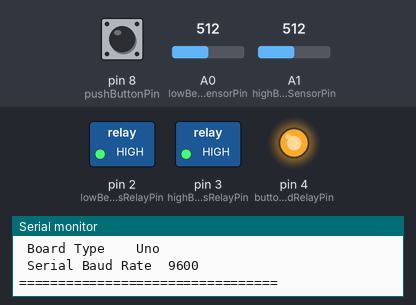
Recording of a sketch running on a simulated Arduino Uno, built with avr-gcc and run on an emulated ATmega328P. Parts: switched loads named in the sketch (green lamp = pin HIGH), output pins drawn as LEDs (lit = HIGH), the last lines printed to the serial monitor. Inputs (shaded band) come from the test bench; at power-on: pin 8 (pushButtonPin) HIGH, A1 (highBeamsSensorPin) = 512, A0 (lowBeamsSensorPin) = 512.

Above: at 1.3 s.
1.4 s: pin 8 (pushButtonPin) pulled LOW for 1 s
At 3.3 s:
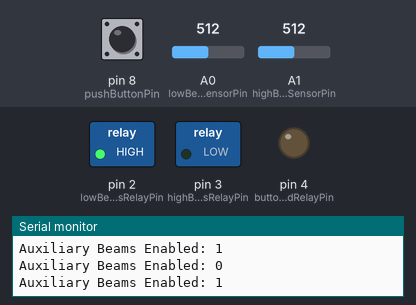
3.9 s: A1 (highBeamsSensorPin) set to 458
5.4 s: A1 (highBeamsSensorPin) set to 432
At 5.7 s:
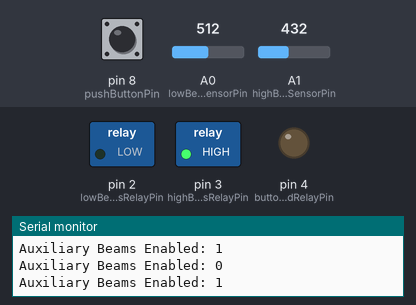
6.9 s: A0 (lowBeamsSensorPin) set to 460
8.4 s: A0 (lowBeamsSensorPin) set to 443
At 9.1 s:
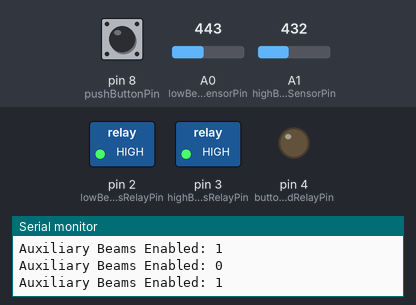
Timing chart, 0 to 11.4 s (numbered marks = the images above; inputs shaded):
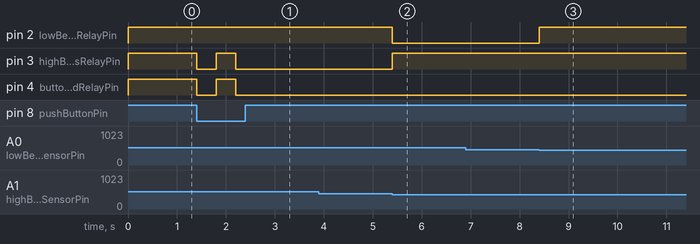

The sketch:

chero.ino
```cpp
#include "header.h"
#include "utilities.h"
#include "printFunctions.h"
#include "measureVoltage.h"
#include "readSerial.h"
#include "parseCommand.h"

void setup() {
  Serial.begin(BAUD_RATE);

  pinMode(lowBeamsRelayPin, OUTPUT);
  digitalWrite(lowBeamsRelayPin, HIGH);
  pinMode(highBeamsRelayPin, OUTPUT);
  digitalWrite(highBeamsRelayPin, HIGH);
  pinMode(buttonLedRelayPin, OUTPUT);
  digitalWrite(buttonLedRelayPin, HIGH);

  pinMode(pushButtonPin, INPUT_PULLUP);

  systemInfo();
}

void loop() {
  if(digitalRead(pushButtonPin) == LOW && millis() - pushButtonTimestamp > pushButtonDelay) {
    pushButtonTimestamp = millis();
    auxiliaryBeamsEnabled = !auxiliaryBeamsEnabled;
    Serial.println("Auxiliary Beams Enabled: " + String(auxiliaryBeamsEnabled));
  }

  if(auxiliaryBeamsEnabled) {
    lowBeamsSensorValue = measureVoltage(lowBeamsSensorPin);
    highBeamsSensorValue = measureVoltage(highBeamsSensorPin);

    digitalWrite(buttonLedRelayPin, LOW);

    if(highBeamsSensorValue >= auxiliaryBeamsVoltageThreshold) {
      digitalWrite(lowBeamsRelayPin, HIGH);
      digitalWrite(highBeamsRelayPin, LOW);
    }
    else if(lowBeamsSensorValue >= auxiliaryBeamsVoltageThreshold) {
      digitalWrite(lowBeamsRelayPin, LOW);
      digitalWrite(highBeamsRelayPin, HIGH);
    }
    else {
      digitalWrite(lowBeamsRelayPin, HIGH);
      digitalWrite(highBeamsRelayPin, HIGH);
    }
  }
  else {
    digitalWrite(lowBeamsRelayPin, HIGH);
    digitalWrite(highBeamsRelayPin, HIGH);
    digitalWrite(buttonLedRelayPin, HIGH);
  }

  char *buf = readSerial();
  if (buf != NULL) parseCommand(buf);
}
```

boardTypes.h
```cpp
// ----------- BOARD TYPES ----------- //

#if   defined(ARDUINO_AVR_ADK)
    #define BOARD "Mega Adk"
#elif defined(ARDUINO_AVR_BT)    // Bluetooth
    #define BOARD "Bt"
#elif defined(ARDUINO_AVR_DUEMILANOVE)
    #define BOARD "Duemilanove"
#elif defined(ARDUINO_AVR_ESPLORA)
    #define BOARD "Esplora"
#elif defined(ARDUINO_AVR_ETHERNET)
    #define BOARD "Ethernet"
#elif defined(ARDUINO_AVR_FIO)
    #define BOARD "Fio"
#elif defined(ARDUINO_AVR_GEMMA)
    #define BOARD "Gemma"
#elif defined(ARDUINO_AVR_LEONARDO)
    #define BOARD "Leonardo"
#elif defined(ARDUINO_AVR_LILYPAD)
    #define BOARD "Lilypad"
#elif defined(ARDUINO_AVR_LILYPAD_USB)
    #define BOARD "Lilypad Usb"
#elif defined(ARDUINO_AVR_MEGA)
    #define BOARD "Mega"
#elif defined(ARDUINO_AVR_MEGA2560)
    #define BOARD "Mega 2560"
#elif defined(ARDUINO_AVR_MICRO)
    #define BOARD "Micro"
#elif defined(ARDUINO_AVR_MINI)
    #define BOARD "Mini"
#elif defined(ARDUINO_AVR_NANO)
    #define BOARD "Nano"
#elif defined(ARDUINO_AVR_NG)
    #define BOARD "NG"
#elif defined(ARDUINO_AVR_PRO)
    #define BOARD "Pro"
#elif defined(ARDUINO_AVR_ROBOT_CONTROL)
    #define BOARD "Robot Ctrl"
#elif defined(ARDUINO_AVR_ROBOT_MOTOR)
    #define BOARD "Robot Motor"
#elif defined(ARDUINO_AVR_UNO)
    #define BOARD "Uno"
#elif defined(ARDUINO_AVR_YUN)
    #define BOARD "Yun"

// These boards must be installed separately:
#elif defined(ARDUINO_SAM_DUE)
    #define BOARD "Due"
#elif defined(ARDUINO_SAMD_ZERO)
    #define BOARD "Zero"
#elif defined(ARDUINO_ARC32_TOOLS)
    #define BOARD "101"
#else
   #error "Unknown board"
#endif
```

header.h
```cpp
#ifndef _HEADER_H
#define _HEADER_H

  #include "boardTypes.h"

  // ----------- MISC ------------- //

  #define VERSION         F("0.93.1")
  #define BAUD_RATE       9600

  #define MAX_LINE_LEN      64
  #define MAX_COMMAND_ARGS  10


  // ----------- GLOBAL VARS ------------- //

  unsigned long pushButtonTimestamp     = 0;
  unsigned long testButton1Timestamp    = 0;
  unsigned long testButton2Timestamp    = 0;

  bool  auxiliaryBeamsEnabled   = false;

  int   lowBeamsRelayPin        = 2;
  int   highBeamsRelayPin       = 3;
  int   buttonLedRelayPin       = 4;

  int   lowBeamsSensorPin       = A0;
  int   highBeamsSensorPin      = A1;

  int   pushButtonPin           = 8;
  int   pushButtonDelay         = 400;

  float lowBeamsSensorValue     = 0;
  float highBeamsSensorValue    = 0;

  float auxiliaryBeamsVoltageThreshold  = 11.0;

  // ----------- MISC ------------- //

  // Array of special chars allowed on inputs
  const byte    specialChars[]  = { 0x20, 0x2d, 0x2e, 0x2f, 0x3a };

#endif // _HEADER_H
```

measureVoltage.h
```cpp
float measureVoltage(const int pin) {
  float vOUT  = 0.0;
  float vIN   = 0.0;
  float R1    = 30000.0;
  float R2    = 7500.0;
  int   value = 0;

  value = analogRead(pin);
  vOUT = (value * 5.0) / 1024.0;
  vIN = vOUT / (R2/(R1+R2));

  return vIN;
}
```

parseCommand.h
```cpp
void parseCommand(char *command) {
  // Tokenizing arguments
  char *args[MAX_COMMAND_ARGS];
  clearArgs(args);

  // Using space character as delimiter
  const char *delimiter = " ";

  char *token = strtok(command, delimiter);
  byte index = 0;

  while(token != NULL) {
    args[index] = token;
    index++;
    token = strtok(NULL, delimiter);
  }

  if(strncmp(args[0], "help", 4) == 0) showCommands();
  else if(strncmp(args[0], "sysinfo", 7) == 0) systemInfo();
  else if(strncmp(args[0], "show", 4) == 0) {
    if(strncmp(args[1], "help", 4) == 0 or !strlen(args[1])) showHelp();
    else if(strncmp(args[1], "pins", 4) == 0) pinInfo();
    else {
      Serial.print(F("Unknown subcommand \""));
      Serial.print(args[1]);
      Serial.println(F("\""));
    }
  }
  else {
    Serial.print(F("Bad command \""));
    Serial.print(args[0]);
    Serial.println(F("\""));
  }

  free(command);
}
```

printFunctions.h
```cpp
void systemInfo() {
  Serial.println(F("================================="));
  Serial.println(F(" Arduino Relay Management System"));
  Serial.println(F("---------------------------------"));
  Serial.print(F(" Software Version\t"));
  Serial.println(VERSION);
  Serial.print(F(" Board Type\t\t"));
  Serial.println(BOARD);
  Serial.print(F(" Serial Baud Rate\t"));
  Serial.println(BAUD_RATE);
  Serial.println(F("================================="));
}

void pinInfo() {
  Serial.print(F("\nLow beams pin number:\t"));
  Serial.println(lowBeamsRelayPin);
  Serial.print(F("High beams pin number:\t"));
  Serial.println(highBeamsRelayPin);
  Serial.print(F("Button led pin number:\t"));
  Serial.println(buttonLedRelayPin);
  Serial.print(F("Push button pin number:\t"));
  Serial.println(pushButtonPin);
}

void showCommands() {
  Serial.println(F("\nhelp\t\tDisplay available commands."));
  Serial.println(F("sysinfo\t\tDisplay system information."));
  Serial.println(F("show [arg]\tDisplay information of the given parameter."));
}

void showHelp() {
  Serial.println(F("\nshow help\tDisplay available arguments for 'show' command."));
  Serial.println(F("show sysinfo\tDisplay system information."));
  Serial.println(F("show pins\tDisplay pin information."));
}
```

readSerial.h
```cpp
char *readSerial() {
  char c;
  byte charsWaiting   = 0;
  byte charsReceived  = 0;
  char *line          = NULL;

  line = (char*) malloc (MAX_LINE_LEN*sizeof(char));

  while(Serial.available()) {
    c = (char)Serial.read();

    // Include letters, digits, and other allowed chars. Add more allowed characters
    // at the definition of the specialChars array.
    if (isalpha(c) or isdigit(c) or isCharValid(c)) {
      line[charsReceived] = (char)c;
      charsReceived++;
      if (charsReceived >= MAX_LINE_LEN) break;
    }
    delay(5);
  }

  line[charsReceived] = (char)0x20;

  if (charsReceived > 0) return line;
  else {
    free(line);
    return NULL;
  }
}
```

utilities.h
```cpp
bool isCharValid(char c) {
  for(byte i = 0; i < sizeof(specialChars) / sizeof(byte); i++) {
    if (c == specialChars[i]) return true;
  }
  return false;
}

void clearArgs(char **args) {
  for(byte i = 0; i < MAX_COMMAND_ARGS; i++) {
    args[i] = "";
  }
}
```

Measured:
- the behaviour switches between 451 and 450 on A1 (highBeamsSensorPin) (found by bisection; images 1 and 2)
- the behaviour switches between 451 and 450 on A0 (lowBeamsSensorPin) (found by bisection; images 2 and 3)
- after the input at 1.4 s, pin 3 (highBeamsRelayPin), pin 4 (buttonLedRelayPin): HIGH → LOW at once, → HIGH 0.40 s later, → LOW 0.40 s later
- after the input at 3.9 s, every drawn part: stays the same
- after the input at 5.4 s, pin 2 (lowBeamsRelayPin): HIGH → LOW at once; pin 3 (highBeamsRelayPin): LOW → HIGH at once
- after the input at 6.9 s, every drawn part: stays the same
- after the input at 8.4 s, pin 2 (lowBeamsRelayPin): LOW → HIGH at once
